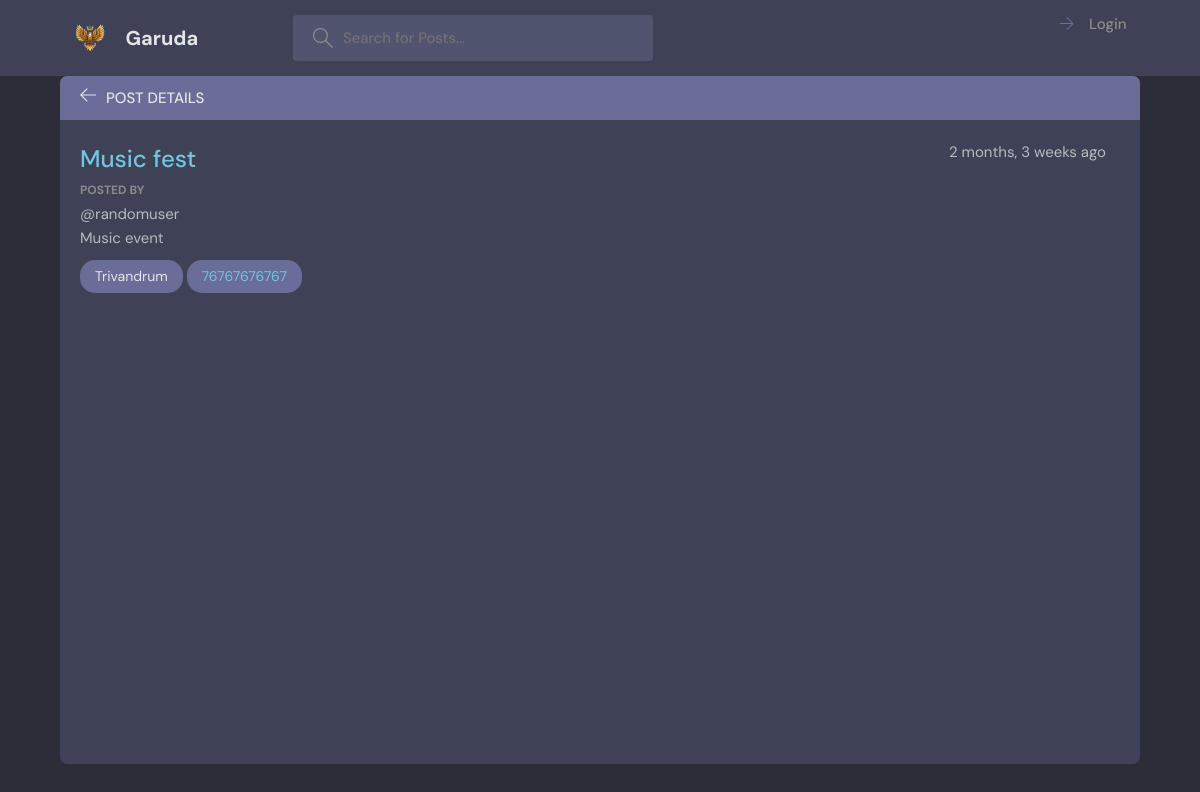
The app's page /post/14/ with its own data.
### base/models.py (models this page shows, shortened)
class Post(models.Model):
    category = models.CharField(null=True,max_length=50,default='')
    host = models.ForeignKey(User, on_delete=models.SET_NULL,null=True)
    title = models.CharField(max_length=100)
    description = models.TextField(null=True, blank=True)
    location = models.CharField(null=True, max_length=200,default='')
    city = models.CharField(null=True, max_length=200)
    state = models.CharField(null=True, max_length=200)
    contact = models.TextField(null=False)
    updated = models.DateTimeField(auto_now=True)   #saves time when model is updated
    created = models.DateTimeField(auto_now_add=True) #saves time when model is created (only one time)
    class Meta:
        ordering = [Random()]

### base/views.py (the view)
# urls.py: path('post/<str:pk>/',views.post,name="post"),
def post(request,pk):
    post = Post.objects.get(id=pk)
    context = {'post':post}
    return render(request,'base/post.html',context)

### base/templates/base/post.html (shortened to what this page needs)
{% extends 'main.html' %}
{% block content %}
    <main class="profile-page layout--2">
      <div class="container">
        <div class="room">
          <div class="room__top">
            <div class="room__topLeft">
              <a href="{% url 'home' %}">
                <svg version="1.1" xmlns="http://www.w3.org/2000/svg" width="32" height="32" viewBox="0 0 32 32">
                  <title>arrow-left</title>
                  <path
                    d="M13.723 2.286l-13.723 13.714 13.719 13.714 1.616-1.611-10.96-10.96h27.625v-2.286h-27.625l10.965-10.965-1.616-1.607z"
                  ></path>
                </svg>
              </a>
              <h3>Post Details</h3>
            </div>
          </div>
          <div class="room__box scroll">
            <div class="room__header scroll">
              <div class="room__info">
                <h3>{{post.title}}</h3>
                <span>{{post.created|timesince}} ago</span>
              </div>
              <div class="room__hosted">
                <p>Posted By</p>
                  <span>@{{post.host}}</span>
              </div>
              <div class="room__details">
                {{post.description}}
              </div>
              {% if post.location %}
              <span class="room__topics">{{post.location}},{{post.city}}</span>
              {% else %}
              <span class="room__topics">{{post.city}}</span>
              {%endif%}
              {% if post.contact|slice:"-10:" == '@gmail.com' %}
              <span class="room__topics">
                <a href="https://mail.google.com/mail/?view=cm&fs=1&to={{post.contact}}" target="_blank">{{post.contact}}</a></span>
                {%else%}
                <span class="room__topics">
                  <a>{{post.contact}}</a>
                </span>
                {%endif%}
            </div>
          </div>
        </div>
      </div>
    </main>
  </body>
{%endblock%}

### static/styles/style.css (style rules this page uses)
:root { --color-main: #71c6dd; --color-main-light: #e1f6fb; --color-dark: #3f4156; --color-dark-medium: #51546e; --color-dark-light: #696d97; --color-light: #e5e5e5; --color-gray: #8b8b8b; --color-light-gray: #b2bdbd; --color-bg: #2d2d39; --color-success: #5dd693; --color-error: #fc4b0b; }
* { font-family: "DM Sans", -apple-system, BlinkMacSystemFont, "Segoe UI", Roboto, Oxygen, Ubuntu, Cantarell, "Open Sans", "Helvetica Neue", sans-serif; margin: 0; padding: 0; box-sizing: border-box; text-rendering: optimizeLegibility; font-size: inherit; }
html { font-size: 56.25%; }
@media only screen and (min-width: 1200px) { html { font-size: 62.5%; } }
body { line-height: 1.6; font-weight: 400; font-size: 1.5rem; color: var(--color-light-gray); background-color: var(--color-bg); min-height: 100vh; }
a { display: inline-block; color: var(--color-main); text-decoration: none; }
.container { max-width: 120rem; width: 90%; margin: auto; }
.layout--2 > .container > div:first-child { flex-basis: 72%; }
.layout--2 > .container > div:last-child { flex-basis: 25%; }
.room, .participants { background: var(--color-dark); max-height: 87.5vh; border-radius: 0.7rem; overflow: hidden; position: relative; }
.room__top, .participants__top { background: var(--color-dark-light); display: flex; justify-content: space-between; align-items: center; padding: 1rem 2rem; position: relative; }
.room__top svg, .thread__top svg { width: 1.6rem; height: 1.6rem; fill: var(--color-light); cursor: pointer; }
.room__topLeft { display: flex; align-items: flex-end; gap: 1rem; }
.room__topLeft h3, .participants__top { text-transform: uppercase; font-weight: 500; color: var(--color-light); }
.room__topLeft svg { width: 1.6rem; height: 1.6rem; fill: var(--color-light); }
.room__header { max-height: 30vh; overflow-y: auto; position: absolute; width: 95%; background: var(--color-dark); z-index: 999; top: 4.4rem; padding-top: 2rem; padding-bottom: 1rem; }
.room__box { padding-left: 2rem; padding-right: 2rem; height: 80.5vh; padding-bottom: 0; }
.room__info { display: flex; justify-content: space-between; }
.room__info h3 { font-size: 2.4rem; font-weight: 500; color: var(--color-main); }
.room__hosted p { text-transform: uppercase; color: var(--color-gray); font-size: 1.2rem; font-weight: 700; line-height: 2; }
.room__topics { padding: 0.5rem 1.5rem; background: var(--color-dark-light); color: var(--color-light); display: inline-block; font-size: 1.4rem; border-radius: 1.5rem; margin: 1rem 0; }

### records on screen
Post: title "Music fest", created "2 months, 3 weeks", host "randomuser", description "Music event", city "Trivandrum", contact "76767676767"
